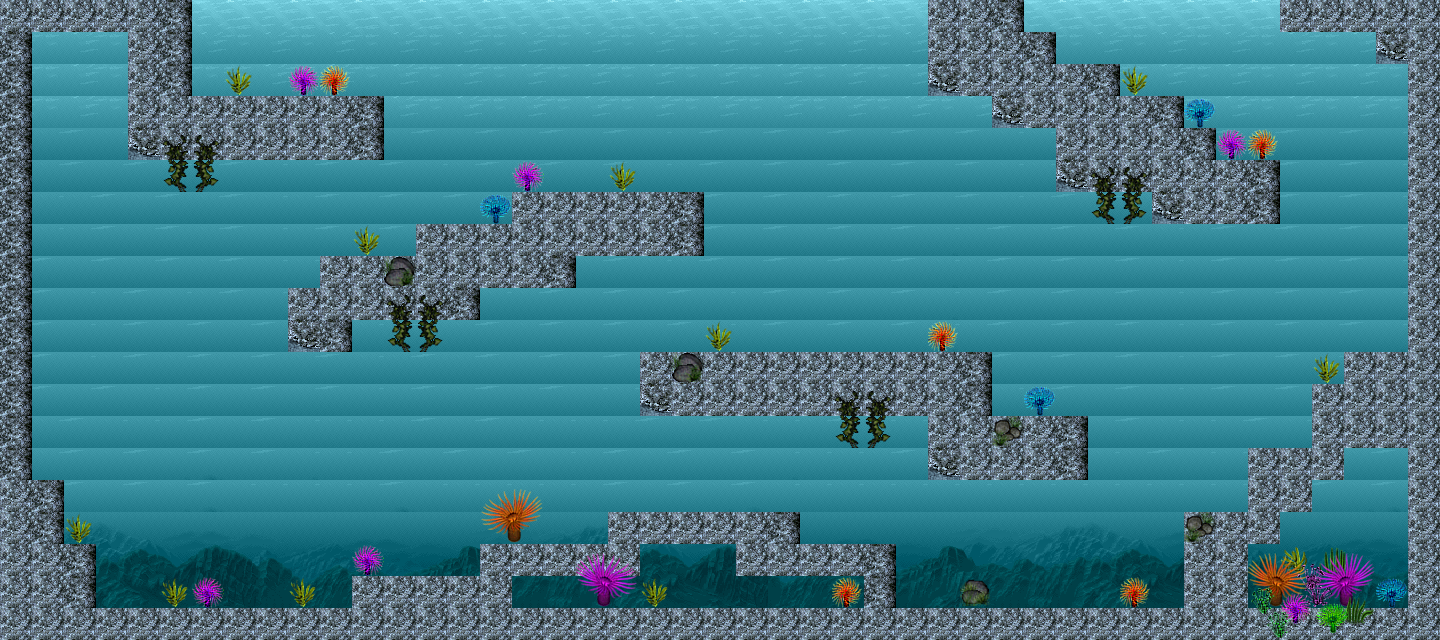

This is a level from a 2D game, rendered from its Tiled map with the project's own tilesets. A one-line summary and the map file follow, with tile-layer data summarised:
An orthogonal 45x20 tile map with 32x32 px tiles, 3 tile layers (Background, Walls, Plants), 4 tilesets.

<map version="1.0" orientation="orthogonal" renderorder="right-down" width="45" height="20" tilewidth="32" tileheight="32" nextobjectid="1">
 <tileset firstgid="1" name="Water" tilewidth="32" tileheight="32" tilecount="5751" columns="71">
  <image source="tiles/MS3-Mission3Underwater.png" width="2300" height="2600" />
 </tileset>
 <tileset firstgid="5752" name="Wall" tilewidth="32" tileheight="32" tilecount="240" columns="16">
  <image source="tiles/HF1_A4_1.png" width="512" height="480" />
 </tileset>
 <tileset firstgid="5992" name="Plants" tilewidth="32" tileheight="32" tilecount="256" columns="16">
  <image source="tiles/HF2_Outside_5.png" width="512" height="512" />
 </tileset>
 <tileset firstgid="6248" name="Plants2" tilewidth="32" tileheight="32" tilecount="256" columns="16">
  <image source="tiles/HF2_Outside__1.png" width="512" height="512" />
 </tileset>
 <layer name="Background" width="45" height="20">
  <data>[900 cells, 900 non-empty, 154 distinct tile ids]</data>
 </layer>
 <layer name="Walls" width="45" height="20">
  <data>[900 cells, 259 non-empty, 3 distinct tile ids]</data>
 </layer>
 <layer name="Plants" width="45" height="20">
  <data>[900 cells, 65 non-empty, 31 distinct tile ids]</data>
 </layer>
</map>
